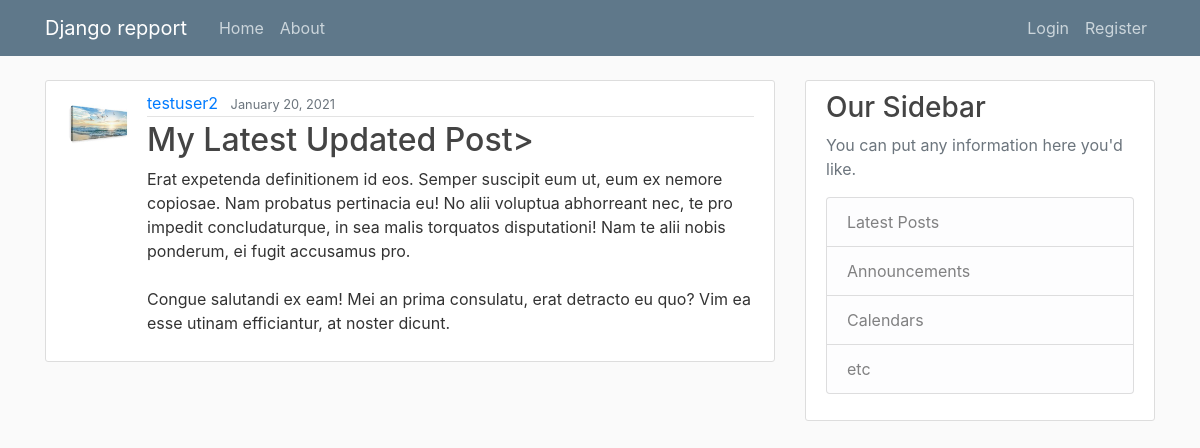
The page /post/29/ on the database its author committed.
### repport/models.py (models this page shows, shortened)
class Post(models.Model):
    title = models.CharField(max_length=100)
    content = models.TextField()
    date_posted = models.DateTimeField(default=timezone.now) # finde tid som en post bliver gemt
    author = models.ForeignKey(User, on_delete=models.CASCADE) # import User clas med forenkey post bliver forbundet med user.

### users/models.py (models this page shows, shortened)
class Profile(models.Model):
    user = models.OneToOneField(User, on_delete=models.CASCADE) # one_to_one betyder hver user har en profile og cascade mener hvis en bruger bliver slettet så vil profilen også bliver slettet
    image = models.ImageField(default='default.jpg', upload_to='profile_pics') # har en defaul billede som er gemt under filen 'profile_pics'

### repport/views.py (the view)
# urls.py: path('post/<int:pk>/', PostDetailView.as_view(), name='post-detail'),# det er nødvendig sti pejer på en rigtig view så derfor adder vi as_views to den method vi har brugt. i sted for pk kan også stor 
class PostDetailView(DetailView):
    model = Post

### repport/templates/repport/post_detail.html (shortened to what this page needs)
{% extends "repport/base.html" %}
{% block content %}
    <article class="media content-section">
        <img class="rounded-circle article-img" src="{{ object.author.profile.image.url }}">
          <div class="media-body">
            <div class="article-metadata">
              <a class="mr-2" href="{% url 'user-posts' object.author.username %}">{{ object.author }}</a>
              <small class="text-muted">{{ object.date_posted|date:"F d, Y" }}</small>
            </div>
            <h2 class="article-title" >{{ object.title }}></h2>
            <p class="article-content">{{ object.content }}</p>
          </div>
        </article>
{% endblock content %}

### repport/static/repport/main.css (style rules this page uses)
body { background: #fafafa; color: #333333; margin-top: 5rem; }
h1, h2, h3, h4, h5, h6 { color: #444444; }
.content-section { background: #ffffff; padding: 10px 20px; border: 1px solid #dddddd; border-radius: 3px; margin-bottom: 20px; }
.article-title { color: #444444; }
.article-content { white-space: pre-line; }
.article-img { height: 65px; width: 65px; margin-right: 16px; }
.article-metadata { padding-bottom: 1px; margin-bottom: 4px; border-bottom: 1px solid #e3e3e3 }

### rows shown on the page
Post: author.profile.image (picture), author "testuser2", date_posted "January 20, 2021", title "My Latest Updated Post", content "Erat expetenda definitionem id eos. Semper suscipit eum ut, eum ex nemore copiosae. Nam probatus pertinacia eu! No alii voluptua abhorreant nec, te pro impedit concludaturque, in sea malis torquatos disputationi! Nam te alii nobis ponderum, ei fugit accusamus pro. Congue salutandi ex eam! Mei an prima consulatu, erat detracto eu quo? Vim ea esse utinam efficiantur, at noster dicunt."
